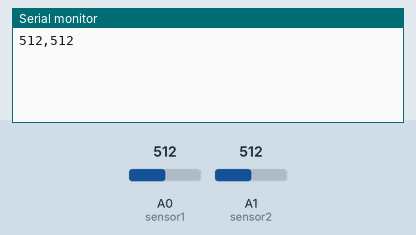
This sketch was run on a simulated Arduino Uno, built with avr-gcc and run on an emulated ATmega328P. Shown: the last lines printed to the serial monitor. The test bench sets the inputs (shaded band); at power-on: A0 (sensor1) = 512, A1 (sensor2) = 512.

Above: at 1.8 s.
1.9 s: A0 (sensor1) set to 716
At 2.5 s:
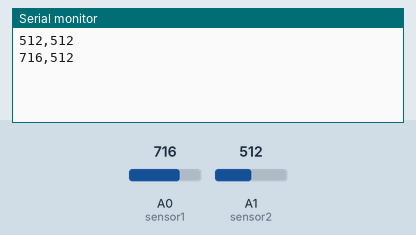
3.4 s: A1 (sensor2) set to 716
At 4.7 s:
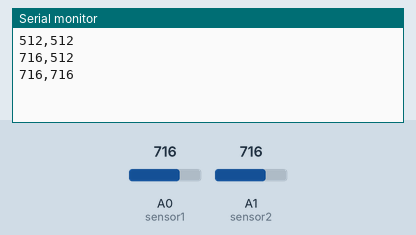
4.9 s: A0 (sensor1) set to 900
At 6.0 s:
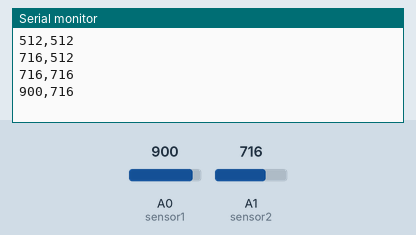
6.4 s: A1 (sensor2) set to 900
At 7.6 s:
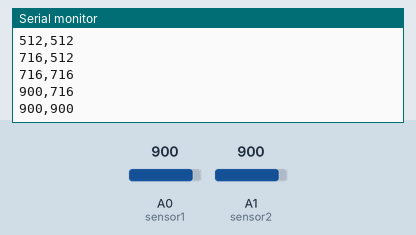
Timing chart, 0 to 8.9 s (numbered marks = the images above; inputs shaded):
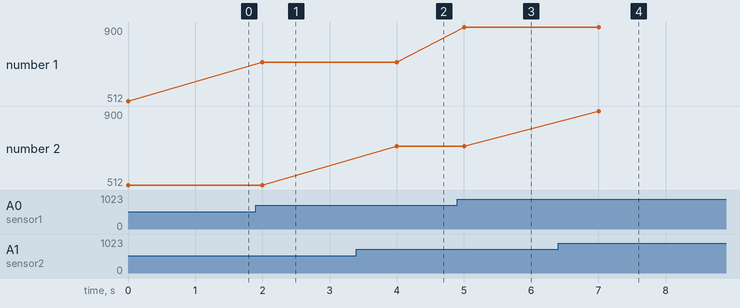

Measured:
- after the input at 1.9 s, the serial monitor: prints a new line after 0.10 s (image 1)
- after the input at 3.4 s, the serial monitor: prints a new line after 0.60 s (image 2)
- after the input at 4.9 s, the serial monitor: prints a new line after 0.10 s (image 3)
- after the input at 6.4 s, the serial monitor: prints a new line after 0.60 s (image 4)
- plotted number 1: 512 → 716 after the input at 1.9 s, 716 → 900 after the input at 4.9 s

The sketch:

csvfileconverter.ino
```cpp
// int sensor1 = A0;
// int sensor2 = A1;

// String dataLabel1 = "Potentiometer";
// String dataLabel2 = "Photoresistor";
// bool label = true;

// int data1, data2, curr1, curr2;

// float percent = 0.05;
// int threshold = 1024*percent;

// int freq = 1000;

// void setup(){
//   Serial.begin(9600);
//   pinMode(sensor1, INPUT);
//   pinMode(sensor2, INPUT);
//   //Serial.print("Current Threshold is +/- ");
//   //Serial.print(int(percent*100));
//   //Serial.print("%");
// }

// void loop(){

//   while(label){
//     Serial.print(dataLabel1);
//     Serial.print(",");
//     Serial.print(dataLabel2);
//     label = false;
//   }

//   data1 = analogRead(sensor1);
//   data2 = analogRead(sensor2);

//   if((curr1 >= data1+threshold || curr1 <= data1-threshold) || (curr2 >= data2+threshold || curr2 <= data2-threshold)){
//     Serial.print(data1);
//     Serial.print(",");
//     Serial.print("data2");

//     curr1 = data1;
//     curr2 = data2;
//   }
// }


int sensor1 = A0;
int sensor2 = A1;

void setup(){
  // put your setup code here, to run once:
  Serial.begin(9600);
  pinMode(sensor1, INPUT);
  pinMode(sensor2, INPUT);
}


//globals
float percent = 0.05;
int threshold = 1024*percent; //within x% in either direction
int freq = 1000; //data collection frequency ~x milliseconds
int curr1, curr2;

void loop(){
    int data1 = analogRead(sensor1);
    int data2 = analogRead(sensor2);

    if((curr1 >=data1+threshold || curr1 <=data1-threshold) || (curr2>=data2+threshold || curr2<=data2-threshold) ){

        //Display Data to Serial Monitor
	Serial.print(data1);
	Serial.print(",");
	Serial.println(data2);

	//set the current equal to the data
	curr1 = data1;
	curr2 = data2;
    }
    delay(freq);
}
```
